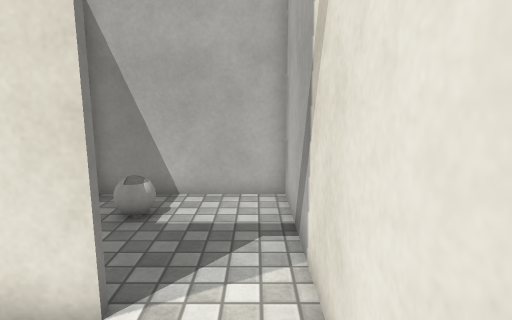
[1] (above)

13 first-person views from a walk through a Unity game level. The camera is 1.4 m above the floor, tilts 10° down and sees 75° across. Doors are open. The floor is counted in squares, 0.5 m on a side. Each view is taken from the middle of a square. On the plan, view 1 faces up. The plan holds only what a view shows up to about 20 squares ahead; the rest is blank. The player character is not drawn. Some surface patterns are stand-ins.

[2]
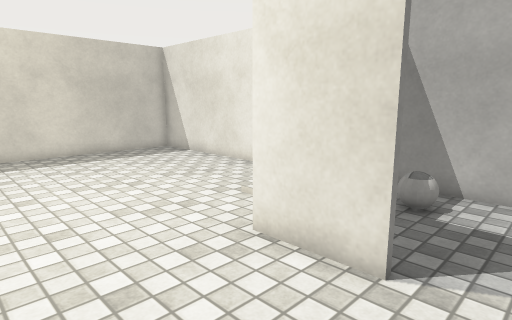

[3]
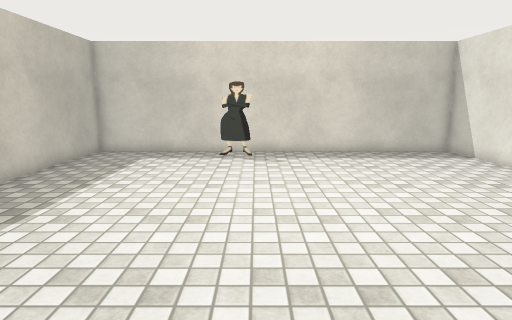

[4]
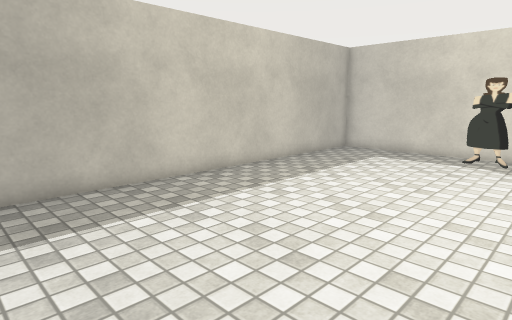

[5]
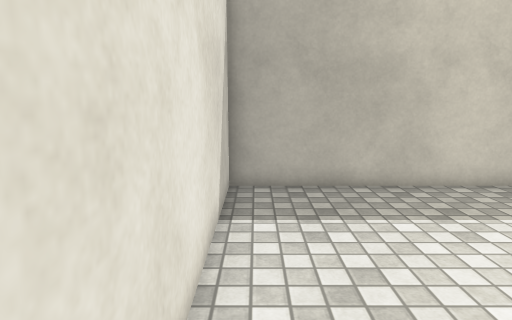

[6]
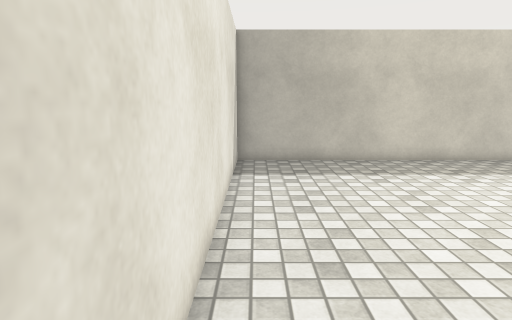

[7]
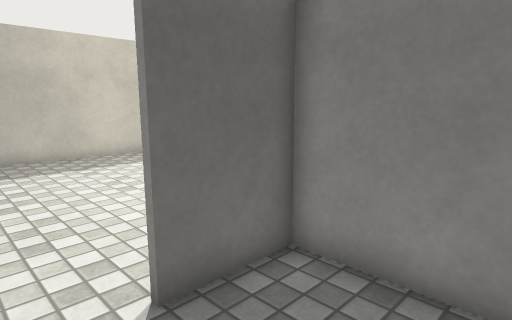

[8]
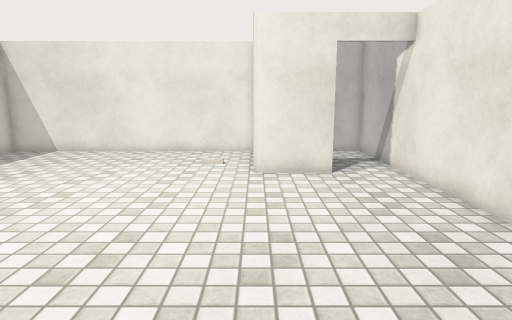

[9]
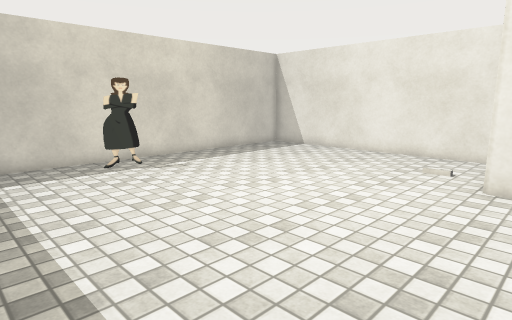

[10]
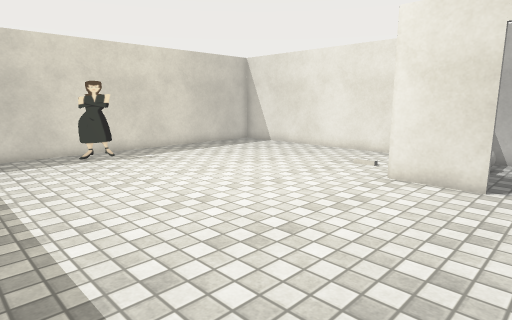

[11]
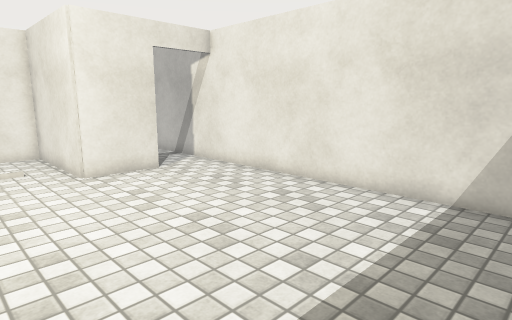

[12]
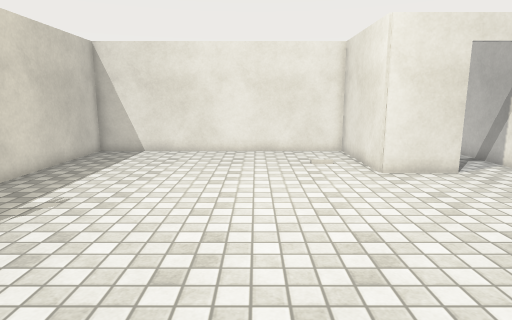

[13]
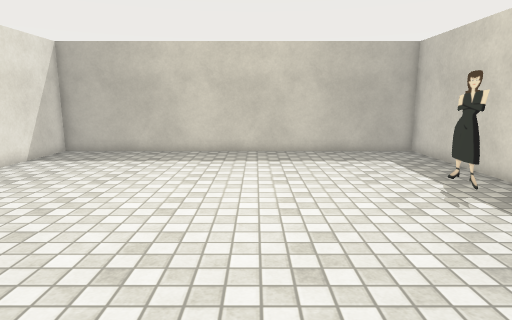

### Floor plan
Points are (right, up) in squares from view 1. A wall is a line through its corners. A room is listed if a view was taken in it or the views show most of it. See-through windows are left out.
Room 1 (views 1, 2, 3, 4, 5, 8, 9, 10, 11, 12, 13)
walls: (-1.9, 3.9) (-5.1, 3.9) (-5.1, 9.9) (-18.9, 9.9) (-18.9, -9.9) (0.9, -9.9) (0.9, 4)
glass walls: (-17, -1.1) (-17, -2.9)
ways out: open door at (-0.5, 4) to room 2
Room 2 (views 6, 7)
walls: (-4.9, 7.6) (-4.9, 4.1) (-2, 4.1); (0.9, 4) (0.9, 9.9) (-4.9, 9.9)
ways out: open door at (-0.5, 4) to room 1

Where each view was taken, in squares from view 1:
view 1: 0 up, 0 right, facing up
view 2: 1 down, 0 right, facing up-left
view 3: 1 down, 0 right, facing left
view 4: 1 up, 0 right, facing down-left
view 5: 1 up, 0 right, facing down
view 6: 6 up, 0 right, facing down
view 7: 8 up, 0 right, facing down-left
view 8: 9 down, 5 left, facing up
view 9: 8 down, 3 left, facing up-left
view 10: 8 down, 0 right, facing up-left
view 11: 9 down, 9 left, facing up-right
view 12: 9 down, 10 left, facing up
view 13: 9 up, 10 left, facing down
